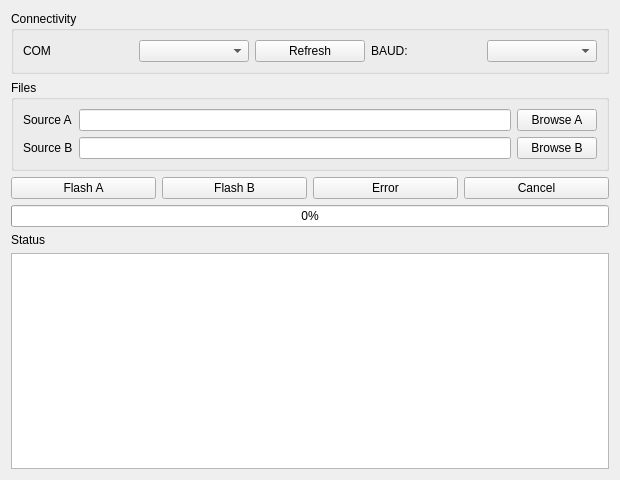
<?xml version="1.0" encoding="UTF-8"?>
<ui version="4.0">
 <class>Form</class>
 <widget class="QWidget" name="Form">
  <property name="geometry">
   <rect>
    <x>0</x>
    <y>0</y>
    <width>620</width>
    <height>480</height>
   </rect>
  </property>
  <property name="baseSize">
   <size>
    <width>620</width>
    <height>480</height>
   </size>
  </property>
  <property name="windowTitle">
   <string>Bootloader STM32 - Công cụ nạp UART</string>
  </property>
  <layout class="QVBoxLayout" name="verticalLayout_2">
   <item>
    <widget class="QGroupBox" name="gbConnect">
     <property name="title">
      <string>Connectivity</string>
     </property>
     <layout class="QHBoxLayout" name="horizontalLayout">
      <item>
       <widget class="QLabel" name="lbCOM">
        <property name="text">
         <string>COM</string>
        </property>
       </widget>
      </item>
      <item>
       <widget class="QComboBox" name="cbPort"/>
      </item>
      <item>
       <widget class="QPushButton" name="btnRefresh">
        <property name="text">
         <string>Refresh</string>
        </property>
       </widget>
      </item>
      <item>
       <widget class="QLabel" name="lbBaud">
        <property name="text">
         <string>BAUD:</string>
        </property>
       </widget>
      </item>
      <item>
       <widget class="QComboBox" name="cbBaud"/>
      </item>
     </layout>
    </widget>
   </item>
   <item>
    <widget class="QGroupBox" name="gbFiles">
     <property name="title">
      <string>Files</string>
     </property>
     <layout class="QVBoxLayout" name="verticalLayout">
      <item>
       <layout class="QGridLayout" name="gridLayout">
        <item row="0" column="0">
         <widget class="QLabel" name="lbA">
          <property name="text">
           <string>Source A</string>
          </property>
         </widget>
        </item>
        <item row="0" column="1">
         <widget class="QLineEdit" name="edtA"/>
        </item>
        <item row="0" column="2">
         <widget class="QPushButton" name="btnBrowseA">
          <property name="text">
           <string>Browse A</string>
          </property>
         </widget>
        </item>
        <item row="1" column="0">
         <widget class="QLabel" name="lbB">
          <property name="text">
           <string>Source B</string>
          </property>
         </widget>
        </item>
        <item row="1" column="1">
         <widget class="QLineEdit" name="edtB"/>
        </item>
        <item row="1" column="2">
         <widget class="QPushButton" name="btnBrowseB">
          <property name="text">
           <string>Browse B</string>
          </property>
         </widget>
        </item>
       </layout>
      </item>
     </layout>
    </widget>
   </item>
   <item>
    <layout class="QHBoxLayout" name="horizontalLayout_2">
     <item>
      <widget class="QPushButton" name="btnFlashA">
       <property name="text">
        <string>Flash A</string>
       </property>
      </widget>
     </item>
     <item>
      <widget class="QPushButton" name="btnFlashB">
       <property name="text">
        <string>Flash B</string>
       </property>
      </widget>
     </item>
     <item>
      <widget class="QPushButton" name="btnError">
       <property name="text">
        <string>Error</string>
       </property>
      </widget>
     </item>
     <item>
      <widget class="QPushButton" name="btnCancel">
       <property name="text">
        <string>Cancel</string>
       </property>
      </widget>
     </item>
    </layout>
   </item>
   <item>
    <widget class="QProgressBar" name="pgBar">
     <property name="value">
      <number>0</number>
     </property>
    </widget>
   </item>
   <item>
    <widget class="QLabel" name="lbStatus">
     <property name="text">
      <string>Status</string>
     </property>
    </widget>
   </item>
   <item>
    <widget class="QPlainTextEdit" name="tedt">
     <property name="readOnly">
      <bool>true</bool>
     </property>
     <property name="overwriteMode">
      <bool>false</bool>
     </property>
    </widget>
   </item>
  </layout>
 </widget>
 <resources/>
 <connections/>
</ui>
